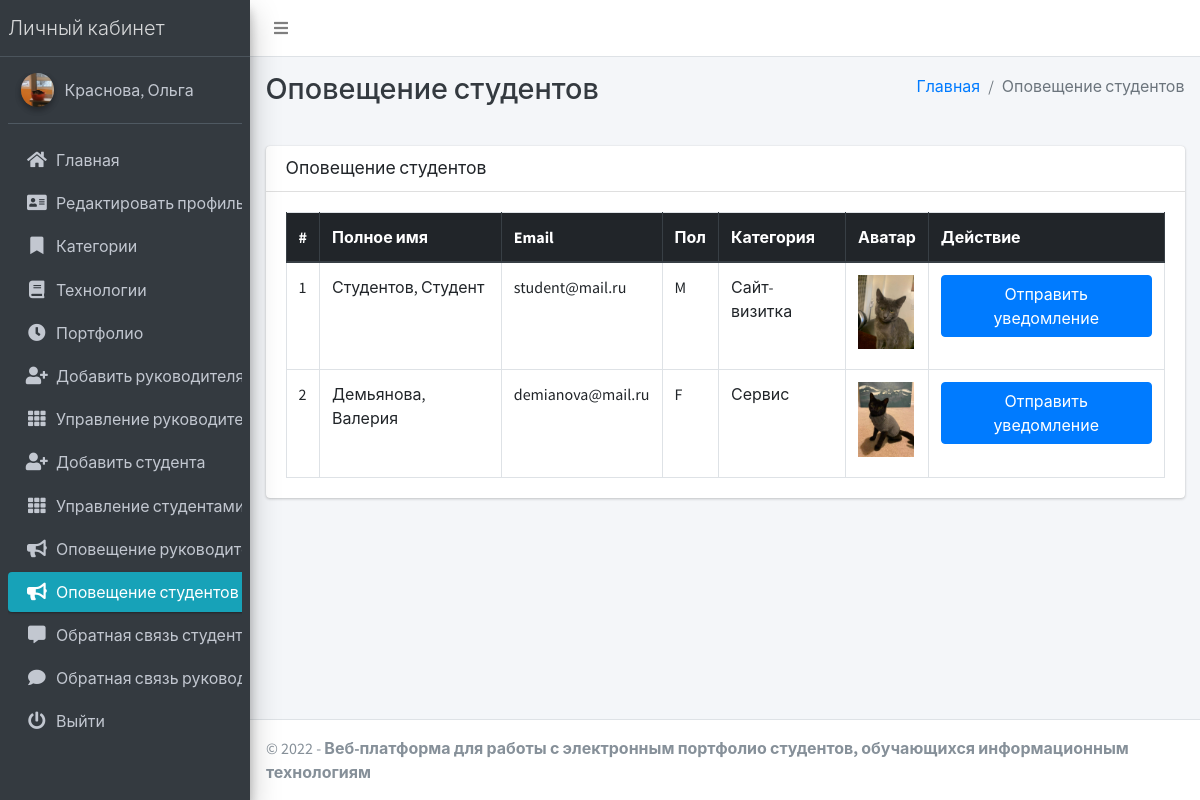
Page /admin_notify_student (signed in) on the committed database.
### main_app/models.py (models this page shows, shortened)
class CustomUser(AbstractUser):
    USER_TYPE = ((1, "HOD"), (2, "Staff"), (3, "Student"))
    GENDER = [("M", "Male"), ("F", "Female")]
    username = None  # Removed username, using email instead
    email = models.EmailField(unique=True)
    user_type = models.CharField(default=1, choices=USER_TYPE, max_length=1)
    gender = models.CharField(max_length=1, choices=GENDER)
    profile_pic = models.ImageField()
    address = models.TextField()
    fcm_token = models.TextField(default="")  # For firebase notifications
    created_at = models.DateTimeField(auto_now_add=True)
    updated_at = models.DateTimeField(auto_now=True)
    USERNAME_FIELD = "email"
    REQUIRED_FIELDS = []
    objects = CustomUserManager()
    def __str__(self):
        return self.last_name + ", " + self.first_name

class Student(models.Model):
    admin = models.OneToOneField(CustomUser, on_delete=models.CASCADE)
    course = models.ForeignKey(Course, on_delete=models.DO_NOTHING, null=True, blank=False)
    session = models.ForeignKey(Session, on_delete=models.DO_NOTHING, null=True)

class Course(models.Model):
    name = models.CharField(max_length=120)
    created_at = models.DateTimeField(auto_now_add=True)
    updated_at = models.DateTimeField(auto_now=True)

### main_app/hod_views.py (the view)
# urls.py: path("admin_notify_student", hod_views.admin_notify_student,
def admin_notify_student(request):
    student = CustomUser.objects.filter(user_type=3)
    context = {
        'page_title': "Оповещение студентов",
        'students': student
    }
    return render(request, "hod_template/student_notification.html", context)

### main_app/templates/hod_template/student_notification.html (shortened to what this page needs)
{% extends 'main_app/base.html' %}
{% load static %}
{% block page_title %}{{page_title}}{% endblock page_title %}
{% block content %}
<section class="content">
    <div class="container-fluid">
        <div class="row">
            <div class="col-md-12">
                <div class="card">
                    <div class="card-header">
                        <h3 class="card-title">{{page_title}}</h3>
                    </div>
                    <div class="card-body">
                        <table id="example2" class="table table-bordered table-hover">
                            <thead class="thead-dark">
                                <tr>
                                    <th>#</th>
                                    <th>Полное имя</th>
                                    <th>Email</th>
                                    <th>Пол</th>
                                    <th>Категория</th>
                                    <th>Аватар</th>
                                    <th>Действие</th>
                                </tr>
                            </thead>
                            <tbody>
                                {% for student in students %}
                                <tr>
                                    <td>{{ forloop.counter }}</td>
                                    <td>{{student.last_name}}, {{student.first_name}}</td>
                                    <td>{{student.email}}</td>
                                    <td>{{student.gender}}</td>
                                    <td>{{student.student.course.name}}</td>
                                    <td>
                                        {% if student.profile_pic == ""  %}
                                        Нет изображения
                                        {% else %}
                                        <img class="img img-fluid mb-2" height="56" width="56"
                                            src="{{student.profile_pic}}" alt="">
                                        {% endif %}
                                    </td>
                                    <td><button data-toggle = "modal" data-target = "#myModal"class="btn btn-primary show_notification" value="{{student.id}}">Отправить уведомление</button>
                                    </td>
                                </tr>
                                {% endfor %}
                            </tbody>
                        </table>
                    </div>
                </div>
            </div>
        </div>
    </div>
</section>
{% endblock content %}

### main_app/templates/main_app/sidebar_template.html (shortened to what this page needs)
{% load static %}
<aside class="main-sidebar sidebar-dark-info elevation-4">
    {% if request.user.user_type == '1' %}
    <a href="{% url 'admin_home' %}" class="brand-link">
        <span class="brand-text font-weight-light">Личный кабинет</span>
    </a>
    <div class="sidebar">
        <div class="user-panel mt-3 pb-3 mb-3 d-flex">
            <div class="image">
                <img src="{{ request.user.profile_pic}}" class="img-circle elevation-2" alt="User Image">
            </div>
            <div class="info">
                <a href="#" class="d-block">{{user}}</a>
            </div>
        </div>
        <nav class="mt-2">
            <ul class="nav nav-pills nav-sidebar flex-column" data-widget="treeview" role="menu" data-accordion="false">
                <li class="nav-item">
                    {% url 'admin_home' as admin_home %}
                    <a href="{{admin_home}}" class="nav-link {% if admin_home == request.path %} active {% endif %}">
                        <i class="nav-icon fas fa-home"></i>
                        <p>
                            Главная
                        </p>
                    </a>
                </li>
                <li class="nav-item">
                    {% url 'admin_view_profile' as admin_view_profile %}
                    <a href="{{admin_view_profile}}"
                        class="nav-link {% if admin_view_profile == request.path %} active {% endif %}">
                        <i class="nav-icon fas fa-address-card"></i>
                        <p>
                            Редактировать профиль
                        </p>
                    </a>
                </li>
                <li class="nav-item has-treeview">
                    <a href="#" class="nav-link">
                        <i class="nav-icon fas fa-bookmark"></i>
                        <p>
                            Категории
                        </p>
                    </a>
                </li>
                <li class="nav-item has-treeview">
                    <a href="#" class="nav-link">
                        <i class="nav-icon fas fa-book"></i>
                        <p>
                            Технологии
                        </p>
                    </a>
                </li>
                <li class="nav-item has-treeview">
                    <a href="#" class="nav-link">
                        <i class="nav-icon fas fa-clock"></i>
                        <p>
                            Портфолио
                        </p>
                    </a>
                </li>
                <li class="nav-item">
                    {% url 'add_staff' as add_staff %}
                    <a href="{{add_staff}}" class="nav-link {% if add_staff == request.path %} active {% endif %}">
                        <i class="nav-icon fas fa-user-plus"></i>
                        <p>
                            Добавить руководителя
                        </p>
                    </a>
                </li>
                <li class="nav-item">
                    {% url 'manage_staff' as manage_staff %}
                    {% url 'edit_staff' staff_id as edit_staff %}
                    <a href="{{manage_staff}}"
                        class="nav-link {% if manage_staff == request.path or request.path == edit_staff %} active {% endif %}">
                        <i class="nav-icon fas fa-th"></i>
                        <p>
                            Управление руководителями
                        </p>
                    </a>
                </li>
                <li class="nav-item">
                    {% url 'add_student' as add_student%}
                    <a href="{{add_student}}" class="nav-link  {% if add_student == request.path %} active {% endif %}">
                        <i class="nav-icon fas fa-user-plus"></i>
                        <p>
                            Добавить студента
                        </p>
                    </a>
                </li>
                <li class="nav-item">
                    {% url 'manage_student' as manage_student %}
                    {% url 'edit_student' student_id as edit_student %}
                    <a href="{{manage_student}}"
                        class="nav-link  {% if edit_student == request.path or manage_student == request.path %} active {% endif %}">
                        <i class="nav-icon fas fa-th"></i>
                        <p>
                            Управление студентами
                        </p>
                    </a>
                </li>
                <li class="nav-item">
                    {% url 'admin_notify_staff' as admin_notify_staff %}
                    <a href="{{admin_notify_staff}}"
                        class="nav-link {% if admin_notify_staff == request.path %} active {% endif %}">
                        <i class="nav-icon fas fa-bullhorn"></i>
                        <p>
                            Оповещение руководителей
                        </p>
                    </a>
                </li>
                <li class="nav-item">
                    {% url 'admin_notify_student' as admin_notify_student %}
                    <a href="{{admin_notify_student}}"
                        class="nav-link {% if admin_notify_student == request.path %} active {% endif %}">
                        <i class="nav-icon fas fa-bullhorn"></i>
                        <p>
                            Оповещение студентов
                        </p>
                    </a>
                </li>
                <li class="nav-item">
                <li class="nav-item">
                    {% url 'student_feedback_message' as student_feedback_message %}
                    <a href="{{ student_feedback_message }}"
                        class="nav-link  {% if student_feedback_message == request.path %} active {% endif %}">
                        <i class="nav-icon fas fa-comment-alt"></i>
                        <p>
                            Обратная связь студентов
                        </p>
                    </a>
                </li>
                <li class="nav-item">
                    {% url 'staff_feedback_message' as staff_feedback_message %}
                    <a href="{{staff_feedback_message}}"
                        class="nav-link   {% if staff_feedback_message == request.path %} active {% endif %}">
                        <i class="nav-icon fas fa-comment"></i>
                        <p>
                            Обратная связь руководителей
                        </p>
                    </a>
                </li>
                                        {% endif %}
                                        <li class="nav-item">
                                            <a href="{% url 'user_logout' %}"
                                                onclick="return confirm('Ваш сеанс работы будет завершен.\n\nЗавершить?')"
                                                class="nav-link">
                                                <i class="nav-icon fas fa-power-off"></i>
                                                <p>
                                                    Выйти
                                                </p>
                                            </a>
                                        </li>
                                    </ul>
                                </nav>
                            </div>
</aside>

### rows in the picture
CustomUser: user.profile_pic (picture), last_name+first_name "Краснова, Ольга"
CustomUser: last_name "Студентов", first_name "Студент", email "student@mail.ru", gender "M", student.course.name "Сайт-визитка", profile_pic (picture)
CustomUser: last_name "Демьянова", first_name "Валерия", email "demianova@mail.ru", gender "F", student.course.name "Сервис", profile_pic (picture)

### other values in the picture
{{ page_title }} "Оповещение студентов"
